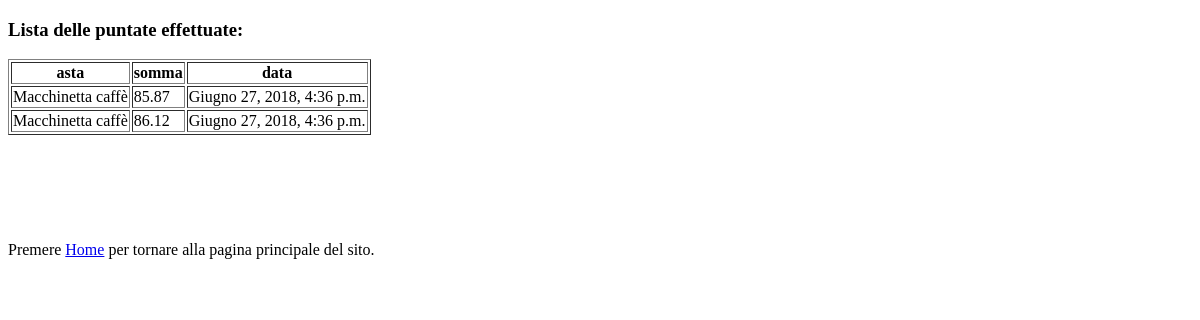
Page /storico/ (signed in) on the earlier database version.
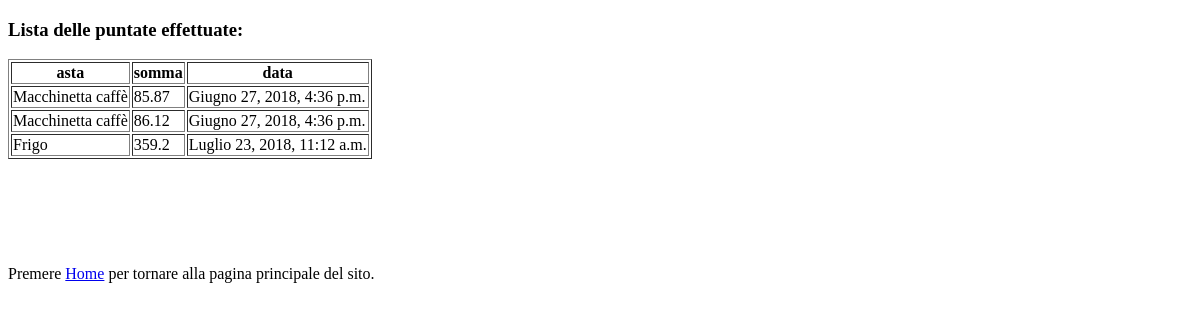
Same page on the later database version.
### aste/models.py (models this page shows, shortened)
class Puntata(models.Model):
    asta = models.ForeignKey(
        Asta,
        on_delete=models.CASCADE,
    )
    utente = models.ForeignKey(
        get_user_model(),
        on_delete=models.CASCADE,
    )
    somma = models.FloatField()
    data_puntata = models.DateTimeField('data e ora puntata')
    class Meta: #inner class Meta
        unique_together = ('asta', 'somma')

class Asta(models.Model):
    descrizione = models.CharField(max_length=200, help_text='Obbligatorio.')
    data_inizio = models.DateTimeField('data e ora di inizio', help_text='Obbligatorio.')
    foto = models.ImageField(default='default.png', help_text='Obbligatorio.')
    prezzo = models.FloatField(help_text='Obbligatorio.', validators=[MinValueValidator(0.1)])
    added_by = models.ForeignKey(
        get_user_model(),
        on_delete=models.CASCADE,
    )
    class Meta:
        permissions = ( ('can_bid', 'Can Bid Auctions'), )
    def __str__(self):
        return self.descrizione

### progetto_A/views.py (the view)
# urls.py: url(r'^storico/$', views.storico_utente, name='storico'),
@login_required
def storico_utente(request):
    bids_list = Puntata.objects.filter(utente=request.user.id)
    return render(request, 'storico.html', { 'bids_list' : bids_list })

### templates/storico.html (shortened to what this page needs)
{% extends 'base.html' %}
{% block body %}
  <header>
    <h3>Lista delle puntate effettuate:</h3>
  </header>
  <section>
    {% if bids_list %}
      <table border="1">
        <tr>
          <th scope="col">asta</th>
          <th scope="col">somma</th>
          <th scope="col">data</th>
        </tr>
        {% for bid in bids_list %}
          <tr>
              <td>{{ bid.asta }}</td>
              <td>{{ bid.somma }}</td>
              <td>{{ bid.data_puntata }}</td>
          </tr>
        {% endfor %}
      </table>
    {% else %}
        <p>Non sono state effettuate puntate.</p>
    {% endif %}
  </section>
  <footer>
    <p> Premere <a href="{% url 'main_page' %}"> Home</a> per tornare alla pagina principale del sito.</p>
  </footer>
{% endblock %}

Differences in the rows shown:
added Puntata: asta "Frigo", somma "359.2", data_puntata "Luglio 23, 2018, 11:12 a.m."
